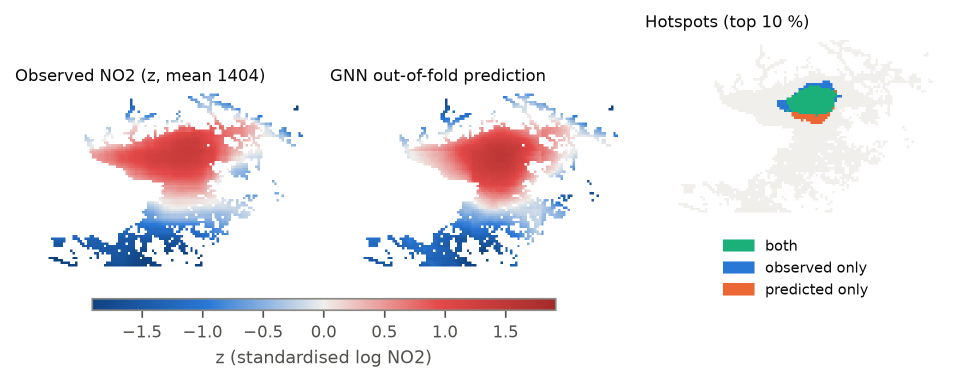
#> input picture docs/figures/fig06_maps_1404.png, 1924 x 765 px (shown at 1/2 size)
$ python add_panel_letters.py
#> lines starting #> are read from the running program, lines starting #| are printed output that depends on the picture
"""Fig2.png: panel letters a-c added to the thesis map figure (docs/figures/fig06_maps_1404.png), as Springer asks.

The map figure itself is drawn by `python main.py figures` from run outputs that are not in the repository, so the
letters are added to the 300-dpi image: a 40-px white margin on the left, and bold lowercase letters at the size of
the panel titles (8 pt), left of each title.

    python docs/paper/esi/figures/add_panel_letters.py
"""
from pathlib import Path
from PIL import Image, ImageDraw, ImageFont

HERE = Path(__file__).resolve().parent
SRC = HERE.parents[2] / "figures" / "fig06_maps_1404.png"
PAD = 40
font = ImageFont.truetype("/usr/share/fonts/truetype/dejavu/DejaVuSans-Bold.ttf", 33)
im = Image.open(SRC).convert("RGB")
out = Image.new("RGB", (im.width + PAD, im.height), "white")
#> out: PIL image 1964x765 RGB; every value is 255
out.paste(im, (PAD, 0))
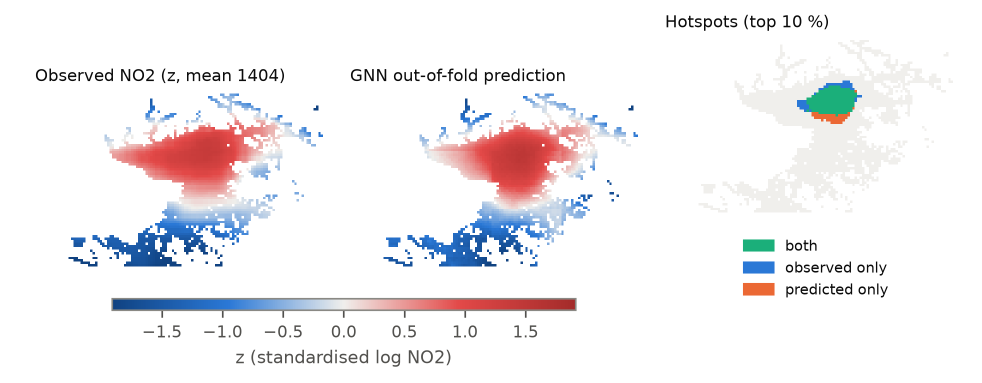
#> out: PIL image 1964x765 RGB (shown at 1/2 size); mean R, G, B 242.2, 239.7, 241.7
d = ImageDraw.Draw(out)
# (letter, x of its left edge, baseline): left of the titles at rows 137-165 (a, b) and 30-61 (c)
for letter, x, base in [("a", 6, 161), ("b", 662 + PAD - 36, 161), ("c", 1293 + PAD - 36, 55)]:
    d.text((x, base), letter, font=font, fill="#0b0b0b", anchor="ls")
out.save(HERE / "Fig2.png", dpi=(300, 300))
print("wrote", HERE / "Fig2.png", out.size)
#| wrote docs/paper/esi/figures/Fig2.png (1964, 765)
